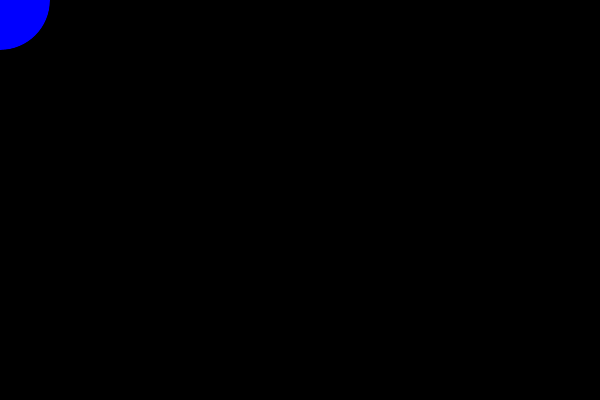
Frame 1 (no input)
Frame 60 (the mouse pressed at the canvas centre just before this capture): identical to frame 1, image omitted
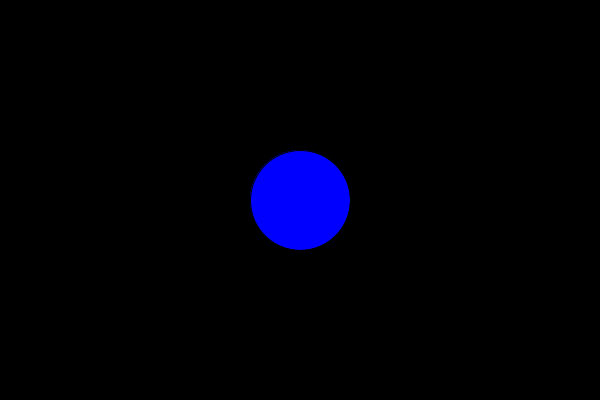
Frame 120 (the mouse held since frame 60 and released just before this capture)

The Processing sketch that drew these frames (run headless with seeded random() and noise(); from frame 60 on, the mouse is pressed at the canvas centre):

// Processing sketch: blue_dot
// ── blue_dot.pde
void setup() {
  size(600,400);
}

void draw() {
  background(0);
  fill(0,0,255);
  ellipse(mouseX, mouseY, 100,100);
}
